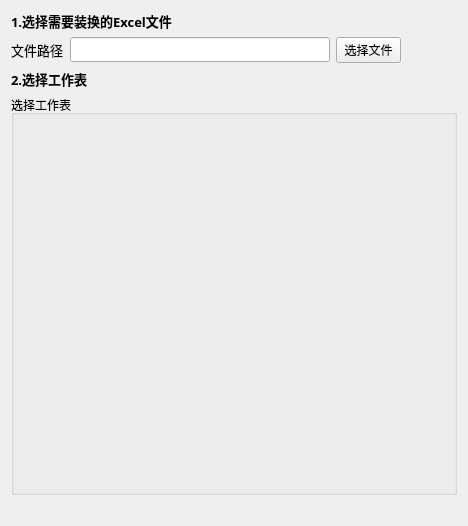
<?xml version="1.0" encoding="UTF-8"?>
<ui version="4.0">
 <class>WizardPage</class>
 <widget class="QWizardPage" name="WizardPage">
  <property name="geometry">
   <rect>
    <x>0</x>
    <y>0</y>
    <width>465</width>
    <height>515</height>
   </rect>
  </property>
  <property name="windowTitle">
   <string>WizardPage</string>
  </property>
  <layout class="QGridLayout" name="gridLayout_2">
   <property name="sizeConstraint">
    <enum>QLayout::SetMinAndMaxSize</enum>
   </property>
   <item row="0" column="0">
    <layout class="QGridLayout" name="gridLayout">
     <property name="sizeConstraint">
      <enum>QLayout::SetMinAndMaxSize</enum>
     </property>
     <item row="0" column="0" colspan="2">
      <widget class="QLabel" name="label_step1">
       <property name="sizePolicy">
        <sizepolicy hsizetype="Preferred" vsizetype="Maximum">
         <horstretch>0</horstretch>
         <verstretch>0</verstretch>
        </sizepolicy>
       </property>
       <property name="minimumSize">
        <size>
         <width>0</width>
         <height>0</height>
        </size>
       </property>
       <property name="maximumSize">
        <size>
         <width>16777215</width>
         <height>35</height>
        </size>
       </property>
       <property name="font">
        <font>
         <family>Agency FB</family>
         <pointsize>10</pointsize>
         <weight>75</weight>
         <bold>true</bold>
        </font>
       </property>
       <property name="text">
        <string>1.选择需要装换的Excel文件</string>
       </property>
      </widget>
     </item>
     <item row="1" column="0">
      <widget class="QLabel" name="pathLabel">
       <property name="sizePolicy">
        <sizepolicy hsizetype="Preferred" vsizetype="Maximum">
         <horstretch>0</horstretch>
         <verstretch>0</verstretch>
        </sizepolicy>
       </property>
       <property name="minimumSize">
        <size>
         <width>0</width>
         <height>0</height>
        </size>
       </property>
       <property name="maximumSize">
        <size>
         <width>60</width>
         <height>40</height>
        </size>
       </property>
       <property name="font">
        <font>
         <family>Agency FB</family>
         <pointsize>10</pointsize>
        </font>
       </property>
       <property name="text">
        <string>文件路径</string>
       </property>
      </widget>
     </item>
     <item row="1" column="1">
      <widget class="QLineEdit" name="lePath">
       <property name="sizePolicy">
        <sizepolicy hsizetype="Minimum" vsizetype="Maximum">
         <horstretch>0</horstretch>
         <verstretch>0</verstretch>
        </sizepolicy>
       </property>
       <property name="minimumSize">
        <size>
         <width>260</width>
         <height>0</height>
        </size>
       </property>
       <property name="maximumSize">
        <size>
         <width>16777215</width>
         <height>25</height>
        </size>
       </property>
      </widget>
     </item>
     <item row="1" column="2">
      <widget class="QPushButton" name="pBtnChoosePath">
       <property name="sizePolicy">
        <sizepolicy hsizetype="Maximum" vsizetype="Maximum">
         <horstretch>0</horstretch>
         <verstretch>0</verstretch>
        </sizepolicy>
       </property>
       <property name="minimumSize">
        <size>
         <width>0</width>
         <height>0</height>
        </size>
       </property>
       <property name="maximumSize">
        <size>
         <width>65</width>
         <height>35</height>
        </size>
       </property>
       <property name="text">
        <string>选择文件</string>
       </property>
      </widget>
     </item>
     <item row="1" column="3">
      <spacer name="horizontalSpacer">
       <property name="orientation">
        <enum>Qt::Horizontal</enum>
       </property>
       <property name="sizeType">
        <enum>QSizePolicy::Minimum</enum>
       </property>
       <property name="sizeHint" stdset="0">
        <size>
         <width>50</width>
         <height>20</height>
        </size>
       </property>
      </spacer>
     </item>
     <item row="2" column="0" colspan="2">
      <widget class="QLabel" name="label_step2">
       <property name="sizePolicy">
        <sizepolicy hsizetype="Preferred" vsizetype="Maximum">
         <horstretch>0</horstretch>
         <verstretch>0</verstretch>
        </sizepolicy>
       </property>
       <property name="minimumSize">
        <size>
         <width>0</width>
         <height>0</height>
        </size>
       </property>
       <property name="maximumSize">
        <size>
         <width>16777215</width>
         <height>35</height>
        </size>
       </property>
       <property name="font">
        <font>
         <family>Agency FB</family>
         <pointsize>10</pointsize>
         <weight>75</weight>
         <bold>true</bold>
        </font>
       </property>
       <property name="text">
        <string>2.选择工作表</string>
       </property>
      </widget>
     </item>
     <item row="3" column="0" colspan="4">
      <widget class="QGroupBox" name="groupBox_workbook">
       <property name="sizePolicy">
        <sizepolicy hsizetype="Minimum" vsizetype="Minimum">
         <horstretch>0</horstretch>
         <verstretch>0</verstretch>
        </sizepolicy>
       </property>
       <property name="minimumSize">
        <size>
         <width>320</width>
         <height>400</height>
        </size>
       </property>
       <property name="maximumSize">
        <size>
         <width>16777215</width>
         <height>16777215</height>
        </size>
       </property>
       <property name="title">
        <string>选择工作表</string>
       </property>
      </widget>
     </item>
    </layout>
   </item>
   <item row="1" column="0">
    <widget class="QLabel" name="labErrTip">
     <property name="sizePolicy">
      <sizepolicy hsizetype="Preferred" vsizetype="Maximum">
       <horstretch>0</horstretch>
       <verstretch>0</verstretch>
      </sizepolicy>
     </property>
     <property name="minimumSize">
      <size>
       <width>0</width>
       <height>0</height>
      </size>
     </property>
     <property name="maximumSize">
      <size>
       <width>16777215</width>
       <height>35</height>
      </size>
     </property>
     <property name="styleSheet">
      <string notr="true">color:rgb(255, 0, 0)</string>
     </property>
     <property name="text">
      <string/>
     </property>
    </widget>
   </item>
  </layout>
 </widget>
 <resources/>
 <connections/>
</ui>
